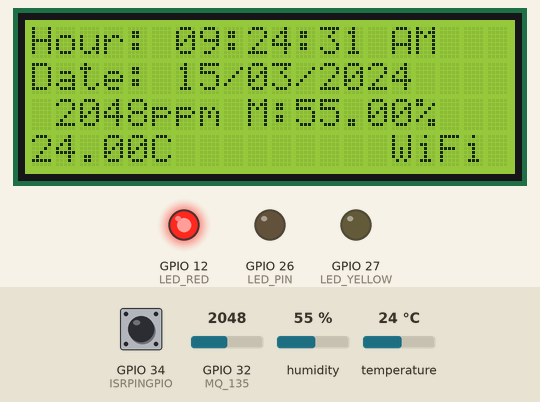
This sketch was run on a simulated ESP32. On the bench: 20×4 character LCD, output pins drawn as LEDs (lit = HIGH). The test bench sets the inputs (shaded band); at power-on: GPIO 32 (MQ_135) = 2048, humidity 55 %, GPIO 34 (ISRPINGPIO) HIGH, temperature 24 °C. WiFi joins after 1.5 s; servers stay silent unless stated; network time is answered at once with the bench clock; the local clock reads 2024-03-15 10:24:30 at power-on unless the sketch sets it; what the sketch prints to the serial monitor is not drawn.

Above: at 2.9 s.
3.0 s: GPIO 32 (MQ_135) set to 1059
At 5.5 s:
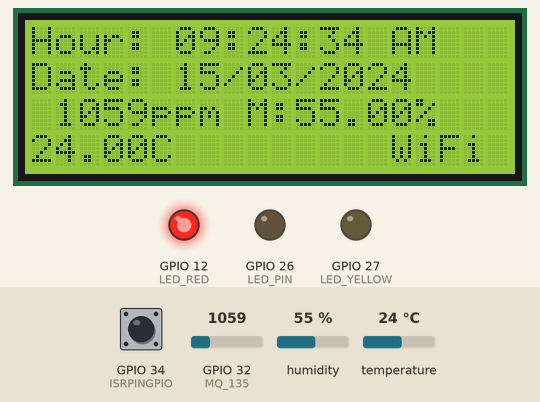
6.0 s: GPIO 32 (MQ_135) set to 946
At 7.7 s:
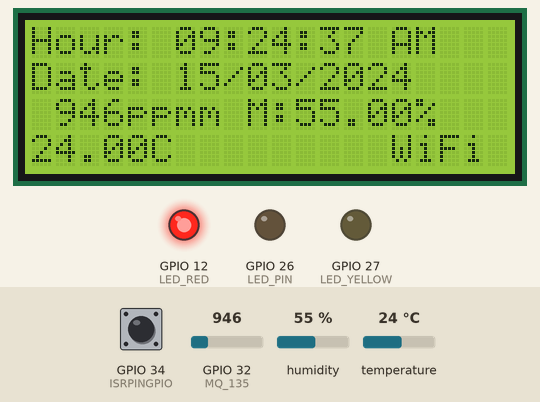
13.3 s: GPIO 32 (MQ_135) set to 440
At 16.4 s:
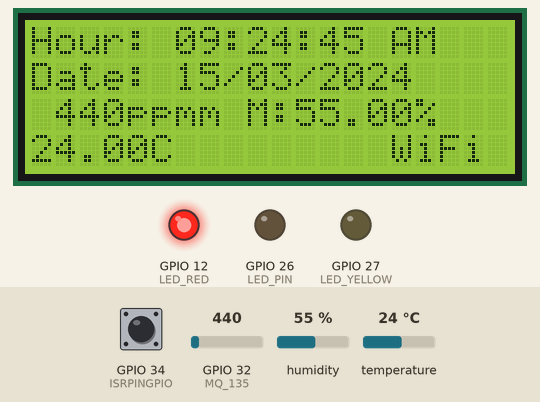
17.0 s: GPIO 32 (MQ_135) set to 382
At 23.9 s:
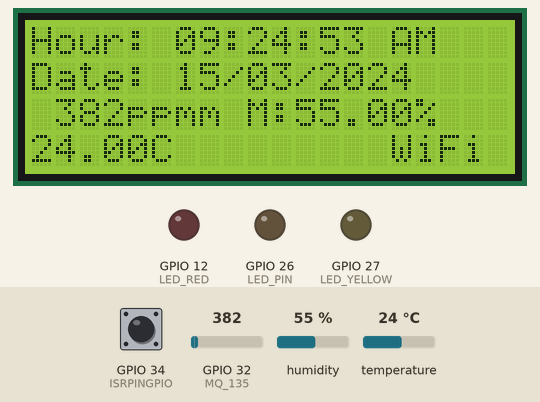
24.0 s: humidity set to 79 %
At 27.3 s:
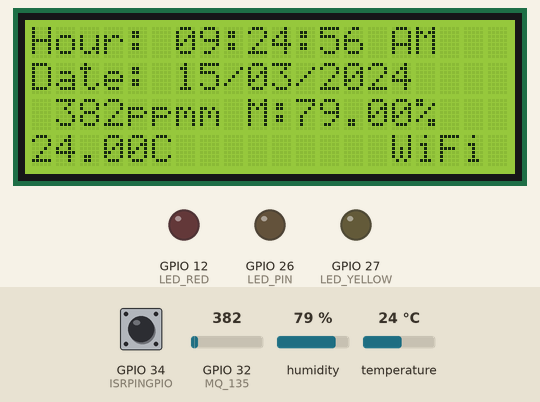
29.5 s: humidity set to 82 %
At 32.7 s:
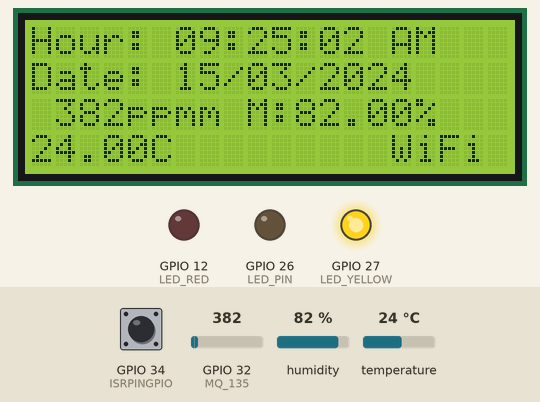
Timing chart, 0 to 34.2 s (numbered marks = the images above; inputs shaded):
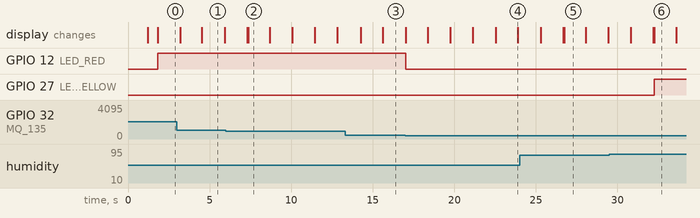

The sketch:

TEM-MOI-CO2-FINAL.ino
```cpp
//////////////////////// LIBRARIES ////////////////////////

#include "DHT.h"                    //Library for ESP32.        (M/T)
#include "ThingSpeak.h"             // Thingspeak Lib.         (TH-SP)
#include <Wire.h>                   //To setup I2C WIRES
#include <LiquidCrystal_I2C.h>      //For I2c LCD
LiquidCrystal_I2C lcd(0x27, 20, 4);
#include <ESP32Time.h>              //A very important library
#include <TimeLib.h>                //Epoch Converter DO NOT DELETE
#include <WiFi.h>                   //Wifi capabilities Enabled
#include <NTPClient.h>              //For retrieving data from NTP SERVER
#include <WiFiUdp.h>                //Extra Library

////////////////////////// PINES //////////////////////////

#define RX2 16
#define TX2 17
#define DHTPIN 13 //D13 PIN                         (M/T)
#define DHTTYPE DHT11 // TYPE OF SENSOR.            (M/T)
#define MQ_135 (32)//defining the pin of the sensor (CO2)
#define LED_RED 12
#define LED_YELLOW 27
#define LED_PIN 26
#define ISRPINGPIO 34 //Pin chosen for the hard reset button.
#define ISRPINGPIO2 35 //Pin chosen for the cleaning.

///////////////////// Variable Definitions ////////////////

int CO2; // CO2 Variable                            (CO2)
ESP32Time rtc;//Real time clock of the esp32 activatedESP32Time rtc;//Real time clock of the esp32 activated
//const char* ssid = "Students"; //        (TH-SP) //ssid = "WIFI OLIVERA (2.4)"; //
//const char* password = "P0l1t3cn1c4.b1s"; //      (TH-SP) //password = "492CAE24325363C4"; //
//const char *ssid     = "IZZI-A582";     //  WiFi name
//const char *password = "F0AF854FA582";    // WiFi password
const char *ssid     = "ZTE Blade V2020";     //  WiFi name
const char *password = "Andy1234";    // WiFi password
//const char* ssid = "Students"; //        (TH-SP) //ssid = "WIFI OLIVERA (2.4)"; //
//const char* password = "P0l1t3cn1c4.b1s"; //      (TH-SP) //password = "492CAE24325363C4"; //
unsigned long channelID = 1581138; //              (TH-SP)
const char* WriteAPIKey = "BA4NUQ1U7ZUNJMB1"; //   (TH-SP)

WiFiClient Client;  //                             (TH-SP)
DHT dht(DHTPIN, DHTTYPE);//OBJECT CREATION          (M/T)
WiFiUDP ntpUDP;
NTPClient timeClient(ntpUDP, "pool.ntp.org", -18000, 10000); //YUCATAN IS -6 GMT, HENCE 3600*-6 AND 1 SECOND OFFSET
// NTPClient(UDP& udp, const char* poolServerName, long timeOffset, unsigned long updateInterval);
char dayWeek [7][12] = {"Sunday", "Monday", "Tuesday", "Wednesday", "Thursday", "Friday", "Saturday"};

////////////////////////// SETUP /////////////////////////

//////////////////////// The Interruption ////////////////////


void IRAM_ATTR isr() {
  //lcd.clear();
  //lcd.setCursor(0,0);
  //lcd.print("Restaring");//Prints temperature
  delay(100);//Prevents spam
  ESP.restart(); //HARD RESET FOR THE ESP32
  //detachInterrupt(ISRPINGPIO);//prevents the user from spamming or jamming the device with the button
}

//!!!!!!!!!!!!!!!!!!!!!!!!!!!!!!!!!!!!!!!!!THE INTERRUPTION
void IRAM_ATTR LED() {
  //lcd.clear();
  //Serial.println("RESTARTING");//DO NOT PUT SERIAL IN AN INTERRUPTION
  toggledevice(LED_PIN);
}
//!!!!!!!!!!!!!!!!!!!!!!!!!!!!!!!!!!!!!!!!!!!!!!!!!!!!!!!!!!


void toggledevice(int pin){//GOES TO ON TO OFF AND FROM OFF TO ON LIKE A SWITCH
         int logicstatus=digitalRead(pin);
         delay(100);
         if(logicstatus==0){digitalWrite(pin, HIGH);}
         if(logicstatus==1){digitalWrite(pin, LOW);}
  }

void setup() {
   Serial.begin(9600);//BAUD RATE          (M/T) & (CO2) & (TH-SP)
   Serial2.begin(115200, SERIAL_8N1,RX2,TX2);

  //pinMode(ISRPINGPIO, INPUT_PULLUP);//SETTING PIN MODE
  pinMode(ISRPINGPIO2, INPUT_PULLUP);//SETTING PIN MODE
  pinMode(LED_PIN, OUTPUT);//SETTING PIN MODE
  digitalWrite(LED_PIN, LOW);
  attachInterrupt(ISRPINGPIO, isr, FALLING);//INTERRUPT ADDED
  //attachInterrupt(ISRPINGPIO2, LED, FALLING);//INTERRUPT ADDED


   WiFi.begin(ssid,password);  //                   (TH-SP)
   Wire.begin(21,22); //SDA,SCL
   lcd.begin();
   lcd.backlight();
    delay(1100);// Wifi Verification Time //        (TH-SP)
    Serial.print("Connecting...\n"); //             (TH-SP)
    lcd.setCursor(0, 0);
    lcd.print("CONNECTING          ");
    while(WiFi.status()!= WL_CONNECTED){  //        (TH-SP)
      lcd.setCursor(0, 0);
      lcd.print("CONNECTING          ");
      delay(500);// Wifi Verification Time //        (TH-SP)
      Serial.print ( "." );
    }

     timeClient.begin();
  int a=0,b=0,c=0,d=0,e=0,f=0;
  gettimefromwifi(a,b,c,d,e,f);
  //(horas,minutos,segundos,anio,mes,fecha)
  rtc.setTime(c, b, a, f, e+1, d);  // Obtienes la fecha actual de NTP y del EPOCHTIME

    Serial.print("Wifi Connected\n"); //            (TH-SP)
    Serial.println("-----------------------");   // (TH-SP)

    ThingSpeak.begin(Client); //                    (TH-SP)

    dht.begin();//STARTS SENSOR                      (M/T)
    pinMode(LED_RED, OUTPUT);
    pinMode(LED_YELLOW, OUTPUT);
    digitalWrite(LED_RED, LOW);
    digitalWrite(LED_YELLOW, LOW);

}


/////////////////////// WIFI CONNECTED ///////////////////////

void showWIFIISCONNECTED(){//This function shows is the device is connected to a local network
     lcd.setCursor(12,3);
    if(WiFi.status()!= WL_CONNECTED){
          lcd.print("No WiFi");
      }else{
          lcd.print("   WiFi");
        }


  }


//////////////////////// LCD TEMP ////////////////////

void LCDShowTemp(int x, int y){///displays temps
   lcd.setCursor(x,y);
   float t = dht.readTemperature();
   float temp=(t/1000)*1.0e3;
   if(t<10){
    lcd.print("0");
    lcd.print(temp);
    }else{
      lcd.print(temp);
      }//Hour
   //lcd.print("%.1f",t);//Prints temperature
   lcd.print("C");//Prints temperature
   ThingSpeak.setField(1,t);            //          (TH-SP)
  }

  ////////////////////// Time from Internet //////////////////

void gettimefromwifi(int& horas, int& minutos, int& segundos, int& anio, int& mes, int& fecha){
  timeClient.update();
  Serial.println(dayWeek[timeClient.getDay()]);
  //Serial.println(" ");
  horas=timeClient.getHours();
  minutos=timeClient.getMinutes();
  segundos=timeClient.getSeconds();
  //Serial.println(timeClient.getEpochTime()); //Check unix hash date
  anio=year(timeClient.getEpochTime());
  mes=month(timeClient.getEpochTime());
  fecha=day(timeClient.getEpochTime());
  //Serial.println(anio);
  //Serial.println(mes);
  //Serial.println(fecha);
  //delay(800);
  }

  //////////////////////// Moist /////////////////////

void get_humidity(int x, int y){       //           (M/T)
  float h = dht.readHumidity();        //            (M)
  //float t = dht.readTemperature();     //            (T)

  Serial.print("Moisture: ");          //            (M)
  Serial.print(h);                     //            (M)
  Serial.println(" %.");               //            (M)
  lcd.setCursor(x,y);
  lcd.print("M:"+String(h)+"%");


  /*Serial.print("Temperature: ");       //            (T)
  Serial.print(t);                     //            (T)
  Serial.println(" ºC.");              //            (T)
  lcd.setCursor(0,1);
  lcd.print("T:"+String(t)+"C");*/

    if(h>80){//MOISTURE WARNING
    digitalWrite(LED_YELLOW, HIGH);
    }else{
      digitalWrite(LED_YELLOW, LOW);
      }

  //ThingSpeak.setField(1,t);            //          (TH-SP)
  ThingSpeak.setField(2,h);            //          (TH-SP)
  }

  ///////////////////////////// CO2 //////////////////////////////////

void Co2(int x, int y){                            //           (CO2)
  CO2=analogRead(MQ_135);              //           (CO2)
  //Serial.println(CO2);               //           (CO2)

  if(CO2>400){//WARNING IN CASE OF BAD AIR
    digitalWrite(LED_RED, HIGH);
    }else{
      digitalWrite(LED_RED, LOW);
      }
  //
  Serial.print("CO2: ");               //           (CO2)
  Serial.print(CO2,DEC);               //           (CO2)
  Serial.println(" ppm.");             //           (CO2)
  lcd.setCursor(x,y);
  lcd.print(String(CO2)+"ppm");
  ThingSpeak.setField(3,CO2);          //          (TH-SP)
  }

  /////////////////////// PRINT TIME //////////////////

void showthehour(int WORKHOUR,int MINUTEHOUR,int SECONDHOUR,int DAYDATE,int MONTH,int YEAR,String DATTIME){
  lcd.setCursor(0, 0);
  lcd.print("Hour: ");
  if(WORKHOUR<10){lcd.print("0");lcd.print(WORKHOUR);lcd.print(":");}else{lcd.print(WORKHOUR);lcd.print(":");}//Hour
  if(MINUTEHOUR<10){lcd.print("0");lcd.print(MINUTEHOUR);lcd.print(":");}else{lcd.print(MINUTEHOUR);lcd.print(":");}//Minutes
  if(SECONDHOUR<10){lcd.print("0"); lcd.print(SECONDHOUR);lcd.print(" ");}else{lcd.print(SECONDHOUR);lcd.print(" ");}//Seconds
  lcd.print(DATTIME);//Am or Pm
  lcd.print("   ");

  lcd.setCursor(0, 1);
  lcd.print("Date: ");
  if(DAYDATE<10){lcd.print("0");lcd.print(DAYDATE);lcd.print("/");}else{lcd.print(DAYDATE);lcd.print("/");}//Day
  if(MONTH<10){lcd.print("0");lcd.print(MONTH);lcd.print("/");}else{lcd.print(MONTH);lcd.print("/");}//Month
  lcd.print(YEAR);lcd.print(" "); //Year
  }

  //////////////////////// LOOP //////////////////////

  void loop() {


    showWIFIISCONNECTED();

    // put your main code here, to run repeatedly:
  int pikachu=rtc.getHour();
  int tortuga=rtc.getMinute();
  int lamborghini=rtc.getSecond();
  String perro=rtc.getAmPm();
  int mona=rtc.getDay();
  int galleta=rtc.getMonth();
  int cacerola=rtc.getYear();

  int tomatito;

  //twelve2twentyfour(perro,pikachu,tomatito);
  pikachu=pikachu-1;//substract 1 hoir


      Serial.println(pikachu);//hora
      Serial.println(tortuga);// min
      Serial.println(perro);// min


  showthehour(pikachu,tortuga,lamborghini,mona,galleta,cacerola,perro);

  //delay(1000); //Time between readings.    (M/T) & (CO2) & (TH-SP)
  LCDShowTemp(0,3);
  get_humidity(9,2);                      //           (M/T)
  Co2(1,2);                               //           (CO2)

  ThingSpeak.writeFields(channelID,WriteAPIKey);// (TH-SP)
  Serial.print(Serial2.readString());
  Serial.println("Data Sent to ThingSpeak");    // (TH-SP)
  Serial.println("-----------------------");    // (TH-SP)

  //delay(27000); //Time between readings.    (M/T) & (CO2) & (TH-SP)
}
```

Measured:
- the behaviour switches between 1000 and 999 on GPIO 32 (MQ_135) (found by bisection; images 1 and 2)
- the behaviour switches between 401 and 400 on GPIO 32 (MQ_135) (found by bisection; images 3 and 4)
- the behaviour switches between 80 and 81 % on humidity (found by bisection; images 5 and 6)
- after the input at 6.0 s, the display: first differs from a run without the input after 1.4 s (image 2)
- after the input at 17.0 s, GPIO 12 (LED_RED): HIGH → LOW at once
- after the input at 29.5 s, GPIO 27 (LED_YELLOW): LOW → HIGH after 2.8 s
- what the display in image 1 shows lasts 1.4 s, from 4.5 s to 5.9 s
